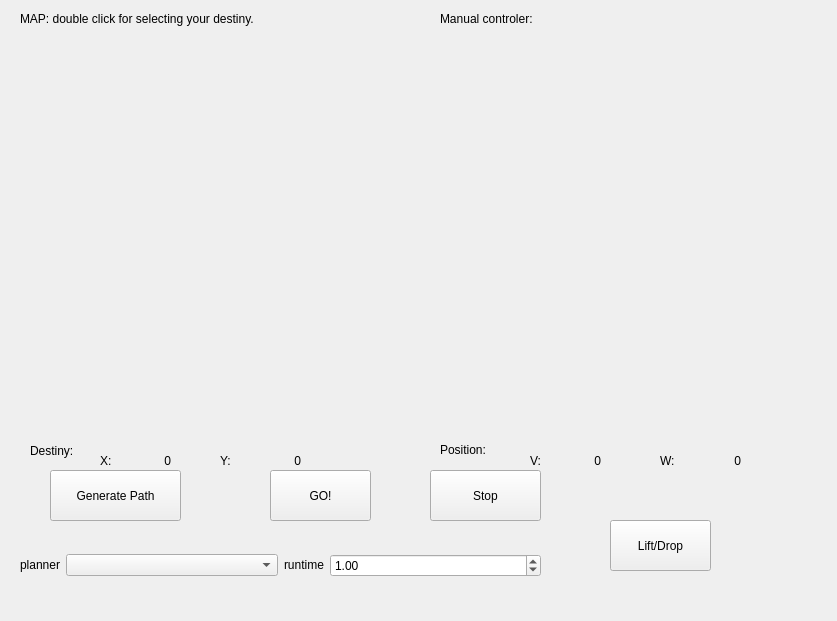
<?xml version="1.0" encoding="UTF-8"?>
<ui version="4.0">
 <class>MainWindow</class>
 <widget class="QMainWindow" name="MainWindow">
  <property name="geometry">
   <rect>
    <x>0</x>
    <y>0</y>
    <width>837</width>
    <height>621</height>
   </rect>
  </property>
  <property name="minimumSize">
   <size>
    <width>660</width>
    <height>370</height>
   </size>
  </property>
  <property name="maximumSize">
   <size>
    <width>1200</width>
    <height>1200</height>
   </size>
  </property>
  <property name="windowTitle">
   <string>Global Navigation</string>
  </property>
  <widget class="QWidget" name="centralwidget">
   <widget class="QWidget" name="verticalLayoutWidget">
    <property name="geometry">
     <rect>
      <x>20</x>
      <y>40</y>
      <width>410</width>
      <height>410</height>
     </rect>
    </property>
    <layout class="QVBoxLayout" name="mapLayout"/>
   </widget>
   <widget class="QWidget" name="verticalLayoutWidget_2">
    <property name="geometry">
     <rect>
      <x>440</x>
      <y>40</y>
      <width>400</width>
      <height>400</height>
     </rect>
    </property>
    <layout class="QVBoxLayout" name="tlLayout"/>
   </widget>
   <widget class="QPushButton" name="getPathButton">
    <property name="geometry">
     <rect>
      <x>50</x>
      <y>470</y>
      <width>131</width>
      <height>51</height>
     </rect>
    </property>
    <property name="text">
     <string>Generate Path</string>
    </property>
   </widget>
   <widget class="QPushButton" name="playButton">
    <property name="geometry">
     <rect>
      <x>270</x>
      <y>470</y>
      <width>101</width>
      <height>51</height>
     </rect>
    </property>
    <property name="text">
     <string>GO!</string>
    </property>
    <property name="icon">
     <iconset resource="../resources/resources.qrc">
      <normaloff>:/images/play.png</normaloff>:/images/play.png</iconset>
    </property>
   </widget>
   <widget class="QPushButton" name="stopButton">
    <property name="geometry">
     <rect>
      <x>430</x>
      <y>470</y>
      <width>111</width>
      <height>51</height>
     </rect>
    </property>
    <property name="text">
     <string>Stop</string>
    </property>
    <property name="icon">
     <iconset resource="../resources/resources.qrc">
      <normaloff>:/images/stop.png</normaloff>:/images/stop.png</iconset>
    </property>
   </widget>
   <widget class="QLabel" name="destinyLabel">
    <property name="geometry">
     <rect>
      <x>30</x>
      <y>440</y>
      <width>61</width>
      <height>21</height>
     </rect>
    </property>
    <property name="text">
     <string>Destiny:</string>
    </property>
   </widget>
   <widget class="QLabel" name="XLabel">
    <property name="geometry">
     <rect>
      <x>100</x>
      <y>450</y>
      <width>21</width>
      <height>21</height>
     </rect>
    </property>
    <property name="text">
     <string>X:</string>
    </property>
   </widget>
   <widget class="QLabel" name="YLabel">
    <property name="geometry">
     <rect>
      <x>220</x>
      <y>450</y>
      <width>21</width>
      <height>21</height>
     </rect>
    </property>
    <property name="text">
     <string>Y:</string>
    </property>
   </widget>
   <widget class="QLabel" name="positionLabel">
    <property name="geometry">
     <rect>
      <x>440</x>
      <y>440</y>
      <width>61</width>
      <height>20</height>
     </rect>
    </property>
    <property name="text">
     <string>Position:</string>
    </property>
   </widget>
   <widget class="QLabel" name="VLabel">
    <property name="geometry">
     <rect>
      <x>530</x>
      <y>450</y>
      <width>21</width>
      <height>21</height>
     </rect>
    </property>
    <property name="text">
     <string>V:</string>
    </property>
   </widget>
   <widget class="QLabel" name="XValue">
    <property name="geometry">
     <rect>
      <x>130</x>
      <y>450</y>
      <width>41</width>
      <height>21</height>
     </rect>
    </property>
    <property name="text">
     <string>0</string>
    </property>
    <property name="alignment">
     <set>Qt::AlignRight|Qt::AlignTrailing|Qt::AlignVCenter</set>
    </property>
   </widget>
   <widget class="QLabel" name="VValue">
    <property name="geometry">
     <rect>
      <x>560</x>
      <y>450</y>
      <width>41</width>
      <height>21</height>
     </rect>
    </property>
    <property name="text">
     <string>0</string>
    </property>
    <property name="alignment">
     <set>Qt::AlignRight|Qt::AlignTrailing|Qt::AlignVCenter</set>
    </property>
   </widget>
   <widget class="QLabel" name="YValue">
    <property name="geometry">
     <rect>
      <x>260</x>
      <y>450</y>
      <width>41</width>
      <height>21</height>
     </rect>
    </property>
    <property name="text">
     <string>0</string>
    </property>
    <property name="alignment">
     <set>Qt::AlignRight|Qt::AlignTrailing|Qt::AlignVCenter</set>
    </property>
   </widget>
   <widget class="QLabel" name="WValue">
    <property name="geometry">
     <rect>
      <x>700</x>
      <y>450</y>
      <width>41</width>
      <height>21</height>
     </rect>
    </property>
    <property name="text">
     <string>0</string>
    </property>
    <property name="alignment">
     <set>Qt::AlignRight|Qt::AlignTrailing|Qt::AlignVCenter</set>
    </property>
   </widget>
   <widget class="QLabel" name="WLabel">
    <property name="geometry">
     <rect>
      <x>660</x>
      <y>450</y>
      <width>21</width>
      <height>21</height>
     </rect>
    </property>
    <property name="text">
     <string>W:</string>
    </property>
   </widget>
   <widget class="QLabel" name="mapLabel">
    <property name="geometry">
     <rect>
      <x>20</x>
      <y>10</y>
      <width>341</width>
      <height>17</height>
     </rect>
    </property>
    <property name="text">
     <string>MAP: double click for selecting your destiny.</string>
    </property>
   </widget>
   <widget class="QLabel" name="mapLabel_2">
    <property name="geometry">
     <rect>
      <x>440</x>
      <y>10</y>
      <width>121</width>
      <height>17</height>
     </rect>
    </property>
    <property name="text">
     <string>Manual controler:</string>
    </property>
   </widget>
   <widget class="QWidget" name="verticalLayoutWidget_3">
    <property name="geometry">
     <rect>
      <x>759</x>
      <y>459</y>
      <width>71</width>
      <height>71</height>
     </rect>
    </property>
    <layout class="QVBoxLayout" name="logoLayout">
     <property name="spacing">
      <number>0</number>
     </property>
    </layout>
   </widget>
   <widget class="QWidget" name="horizontalLayoutWidget">
    <property name="geometry">
     <rect>
      <x>20</x>
      <y>530</y>
      <width>521</width>
      <height>71</height>
     </rect>
    </property>
    <layout class="QHBoxLayout" name="horizontalLayout">
     <item>
      <widget class="QLabel" name="Plannerlabel">
       <property name="sizePolicy">
        <sizepolicy hsizetype="Fixed" vsizetype="Fixed">
         <horstretch>0</horstretch>
         <verstretch>0</verstretch>
        </sizepolicy>
       </property>
       <property name="text">
        <string>planner</string>
       </property>
      </widget>
     </item>
     <item>
      <widget class="QComboBox" name="plannerBox"/>
     </item>
     <item>
      <widget class="QLabel" name="RunTimeLabel">
       <property name="sizePolicy">
        <sizepolicy hsizetype="Fixed" vsizetype="Fixed">
         <horstretch>0</horstretch>
         <verstretch>0</verstretch>
        </sizepolicy>
       </property>
       <property name="text">
        <string>runtime</string>
       </property>
      </widget>
     </item>
     <item>
      <widget class="QDoubleSpinBox" name="runtimeBox">
       <property name="value">
        <double>1.000000000000000</double>
       </property>
      </widget>
     </item>
    </layout>
   </widget>
   <widget class="QPushButton" name="liftDropButton">
    <property name="geometry">
     <rect>
      <x>610</x>
      <y>520</y>
      <width>101</width>
      <height>51</height>
     </rect>
    </property>
    <property name="text">
     <string>Lift/Drop</string>
    </property>
   </widget>
  </widget>
 </widget>
 <resources>
  <include location="../resources/resources.qrc"/>
 </resources>
 <connections/>
</ui>
